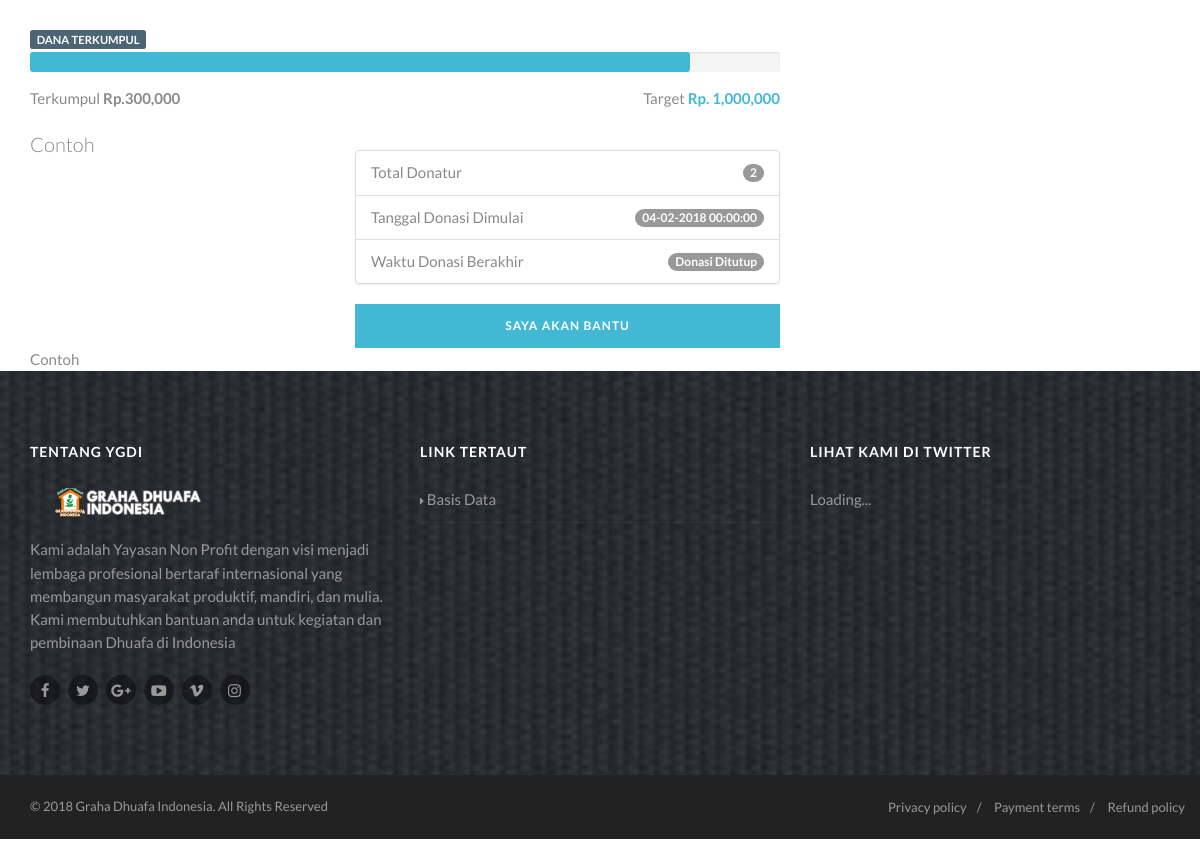
/public/detail/contoh-event (lower part), run on an earlier commit of the app's database.
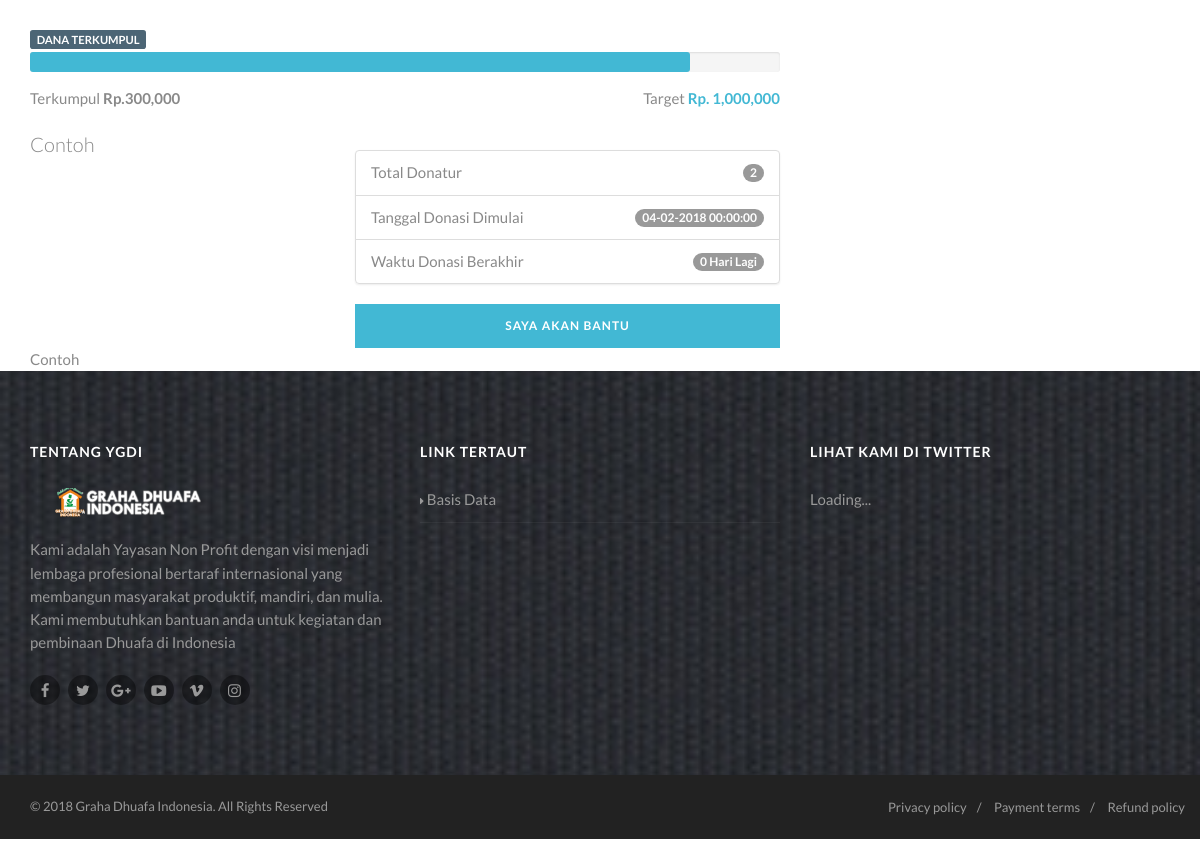
And on a later commit of the database.
### tables this page shows
CREATE TABLE IF NOT EXISTS `event` (
`id_event` int(11) NOT NULL,
  `slug` varchar(50) NOT NULL,
  `judul` varchar(100) NOT NULL,
  `deskripsi` text NOT NULL,
  `rangkuman` varchar(250) NOT NULL,
  `gambar` varchar(40) NOT NULL,
  `target_biaya` double NOT NULL,
  `mulai_acara` datetime NOT NULL,
  `selesai_acara` datetime NOT NULL,
  `mulai_donasi` datetime NOT NULL,
  `selesai_donasi` datetime NOT NULL,
  `dibuat` datetime NOT NULL DEFAULT CURRENT_TIMESTAMP,
  `id_admin` int(11) NOT NULL
);

### application/libraries/Template.php (called while the page is built, shortened)
<?php
class Template {
  public $ci;
  public function __construct()
  {
    $obj =& get_instance();
    $this->ci = $obj;
  }
  function diffdays($date_1 , $date_2 , $differenceFormat = '%a' )
  {
      $datetime1 = date_create($date_1);
      $datetime2 = date_create($date_2);
      $interval = date_diff($datetime1, $datetime2);
      return $interval->format($differenceFormat);
  }
  public function setTemplate($content,$addons="",$header="",$footer="",$js="",$css="")
  {
    $data = array();
    $data["data"] = $addons;
    $galeri = $this->ci->config->item("galeri");
    $data["data"]["galeri"] = $galeri->result();
    $resCSS = $this->ci->config->item("css");
    $resJS = $this->ci->config->item("js");
    if($js == "" && $css == ""){
      $data["css"] =  $resCSS;
      $data["js"] =   $resJS;
    }else{
      $data["css"] = $js;
      $data["js"] = $css;
    }
    if($header == "" && $footer == ""){
      $this->ci->load->view($content,$data);
    }else{
      $this->ci->load->view($header,$data);
      $this->ci->load->view($content,$data);
      $this->ci->load->view($footer,$data);
    }
  }
}

### application/controllers/public/Detail.php (called while the page is built, shortened)
<?php
class Detail extends CI_Controller{
  function page($slug = "")
  {
    if($slug != ""){
      $resCSS = $this->config->item("css");
      $resJS = $this->config->item("js");
      array_push($resJS,base_url("assets/js/detail.js"));
      $eventdetail = $this->event->find(array("slug"=>$slug));
      if($eventdetail->num_rows() > 0){
        $nowdate = date("Y-m-d H:i:s");
        $eventselanjutnya = $this->event->find(array("mulai_acara >="=>$nowdate));
        $this->template->setTemplate("public/deskripsi",array("judul"=>$eventdetail->row()->judul,"event_upcoming"=>$eventselanjutnya->result(),"slug"=>$slug,"event"=>$eventdetail->row()),"themepublic/header","themepublic/footer",$resCSS,$resJS);
      }else{
        redirect(base_url("notfound"));
      }
    }else{
      redirect(base_url("notfound"));
    }
  }
}

### index.php (called while the page is built, shortened)
<?php
require_once BASEPATH.'core/CodeIgniter.php';

### application/models/Galeri.php (called while the page is built, shortened)
<?php
class Galeri extends CI_Model{
  function find($value='')
  {
    if($value != ""){
      return $this->db->get_where("galeri",$value);
    }else{
      return $this->db->get("galeri");
    }
  }
}

### application/config/siteconfig.php (called while the page is built, shortened)
<?php
$obj =& get_instance();
$galeri = $obj->galeri->find();

### application/models/Event.php (called while the page is built, shortened)
<?php
class Event extends CI_Model{
  public $limit = 4;
  function find($value='')
  {
    if($value != ""){
      return $this->db->limit($this->limit,0)->order_by("id_event","desc")->where($value)->get("event");
    }else{
      return $this->db->limit($this->limit,0)->order_by("id_event","desc")->get("event");
    }
  }
  function eventdonasi($value = "",$status = 1){
    if($value != ""){
      return $this->db->select("*")->from("event a")->join("event_donasi b","a.id_event = b.id_event")->where("b.status",$status)->where($value)->get();
    }else{
      return $this->db->select("*")->from("event a")->join("event_donasi b","a.id_event = b.id_event")->where("b.status",$status)->get();
    }
  }
}

### application/views/public/deskripsi.php (the view, shortened to what this page needs)
<div class="content">
    <div class="container">
        <div class="row">
            <div id="konten" class="col-md-8 content-block">
                <?php
                  $dataEvent = $this->event->eventdonasi(array("slug"=>$data["slug"]));
                  $total = 0;
                  foreach ($dataEvent->result() as $key => $value) {
                    $total = $total +  $value->total_donasi;
                  }
                  $persentasi = ($total*100)/$data["event"]->target_biaya;
                  $diffdays = $this->template->diffdays(date("Y-m-d H:i:s"),$data["event"]->selesai_donasi);
                ?>
                  <span class="label label-default">Dana Terkumpul</span>
                  <div class="progress">
                        <div style="width: 88%;" class="progress-bar progress-bar-primary" data-appear-progress-animation="<?= $persentasi ?>%" data-appear-animation-delay="100"> <span class="progress-bar-tooltip"><?= $persentasi ?>%</span> </div>
                  </div>
                  <div class="pull-left">Terkumpul <strong>Rp.<?= number_format($total) ?></strong></div>
                  <div class="pull-right">Target <strong class="accent-color">Rp. <?= number_format($data["event"]->target_biaya) ?></strong></div>
                  <div class="spacer-20"></div>
                  <div class="row">
                    <div class="col-md-5 col-sm-5">
                      <p class="lead"><?= $data["event"]->rangkuman ?></p>
                    </div>
                      <div class="col-md-7 col-sm-7">
                          <ul class="list-group">
                          <li class="list-group-item">Total Donatur<span class="badge">2</span></li>
                          <li class="list-group-item">Tanggal Donasi Dimulai <span class="badge"><?= date("d-m-Y H:i:s",strtotime($data["event"]->mulai_donasi)) ?></span></li>
                          <li class="list-group-item">Waktu Donasi Berakhir <span class="badge"><?= (strtotime(date("Y-m-d H:i:s")) < strtotime($data["event"]->selesai_donasi))?$diffdays." Hari Lagi":"Donasi Ditutup" ?> </span></li>
                        </ul>
                          <button type="button" class="btn btn-primary btn-block" id="donasi" data-id="<?= $data["event"]->id_event ?>">Saya Akan Bantu</button>
                      </div>
                  </div>
                  <?= $data["event"]->deskripsi ?>
              </div>
          </div>
      </div>
  </div>

### application/views/themepublic/header.php (shortened to what this page needs)
<!DOCTYPE HTML>
<html class="no-js">
<head>
  <?php
    foreach ($css as $key => $value) {
        printf("<link href='%s' rel='stylesheet' type='text/css'>\n", $value);
    }
  ?>
</head>
<body class="home">
<div class="body">
    <div id="main-container">

### application/views/themepublic/footer.php (shortened to what this page needs)
</div>
<div class="site-footer parallax parallax3" style="background-image:url(<?= base_url("assets/patterns/pt14.jpg") ?>)">
  <div class="container">
      <div class="row">
          <div class="col-md-4 col-sm-4">
              <div class="widget footer_widget">
                  <h4 class="widgettitle">Tentang YGDI</h4>
                    <p><img src="images/logo.png" alt=""></p>
                    <p>Kami adalah Yayasan Non Profit dengan visi menjadi lembaga profesional bertaraf internasional yang membangun masyarakat produktif, mandiri, dan mulia. Kami membutuhkan bantuan anda untuk kegiatan dan pembinaan Dhuafa di Indonesia</p>
                    <ul class="social-icons-rounded social-icons-colored">
                        <li class="facebook"><a href="<?= $this->config->item("fb") ?>"><i class="fa fa-facebook-f"></i></a></li>
                        <li class="twitter"><a href="<?= $this->config->item("twitter") ?>"><i class="fa fa-twitter"></i></a></li>
                        <li class="googleplus"><a href="<?= $this->config->item("google") ?>"><i class="fa fa-google-plus"></i></a></li>
                        <li class="youtube"><a href="<?= $this->config->item("youtube") ?>"><i class="fa fa-youtube-play"></i></a></li>
                        <li class="vimeo"><a href="<?= $this->config->item("vimeo") ?>"><i class="fa fa-vimeo"></i></a></li>
                        <li class="instagram"><a href="<?= $this->config->item("instagram") ?>"><i class="fa fa-instagram"></i></a></li>
                    </ul>
                </div>
            </div>
          <div class="col-md-4 col-sm-4">
              <div class="widget footer_widget widget_links">
                  <h4 class="widgettitle">Link Tertaut</h4>
                    <ul>
                      <li><a href="#">Basis Data</a></li>
                    </ul>
                </div>
            </div>
          <div class="col-md-4 col-sm-4">
              <div class="widget footer_widget">
                  <h4 class="widgettitle">Lihat Kami Di Twitter</h4>
                    <div class="twitter-widget" data-tweets-count="2"></div>
                </div>
            </div>
        </div>
    </div>
</div>
<div class="site-footer-bottom">
  <div class="container">
      <div class="row">
          <div class="col-md-6 col-sm-6">
              <div class="copyrights-col-left">
                  <p>&copy; 2018 Graha Dhuafa Indonesia. All Rights Reserved</p>
                </div>
            </div>
          <div class="col-md-6 col-sm-6"></div>
              <div class="copyrights-col-right">
                  <ul class="footer-menu">
                      <li><a href="privacy-policy.html">Privacy policy</a></li>
                      <li><a href="payment-terms.html">Payment terms</a></li>
                      <li><a href="refund-policy.html">Refund policy</a></li>
                    </ul>
                </div>
        </div>
    </div>
</div>
</div>
<?php
  foreach ($js as $key => $value) {
      printf("<script src='%s'></script>\n",$value);;
  }
?>
</body>
</html>

### assets/colors/color1.css (style rules this page uses)
a, .text-primary, .btn-primary .badge, .btn-link,a.list-group-item.active > .badge,.nav-pills > .active > a > .badge, p.drop-caps:first-child:first-letter, .accent-color, .nav-np .next:hover, .nav-np .prev:hover, .basic-link, .pagination > li > a:hover,.pagination > li > span:hover,.pagination > li > a:focus,.pagination > li > span:focus, .icon-box-inline span, .pricing-column h3, .post .post-title a:hover, a, .post-actions .comment-count a:hover, .pricing-column .features a:hover, a:hover, .list-group-item a:hover, .icon-box.ibox-plain .ibox-icon i,.icon-box.ibox-plain .ibox-icon img, .icon-box.ibox-border .ibox-icon i,.icon-box.ibox-border .ibox-icon img, address strong, ul.checks > li > i, ul.angles > li > i, ul.carets > li > i, ul.chevrons > li > i, ul.icons > li > i, .widget li .meta-data a:hover, .sort-source li.active a, #menu-toggle:hover, .footer-menu li a:hover, .megamenu-sub-title i, .dd-menu .megamenu-container ul li a:hover, .fact-ico, .widget_categories ul li a:hover, .widget_archive ul li a:hover, .widget_recent_entries ul li a:hover, .widget_recent_entries ul li a:hover, .widget_recent_comments ul li a:hover, .widget_links ul li a:hover, .widget_meta ul li a:hover, .widget.recent_posts ul li h5 a:hover, .testimonial-block blockquote:before, .testimonial-info strong, .header-style2 .dd-menu > li:hover > a, .header-style3 .dd-menu > li:hover > a, .widget_links ul li.active a, .causes-list-item h4 a, .urgent-cause .post-title a, .site-footer .sp-links:hover strong, .header-info-col i, .flex-caption-cause h3 a, .dd-menu > li > a > i, .cause-target, .owl-carousel .blog-grid-item h3 a:hover, .sticky .dd-menu > li:hover > a > i, .header-style2 .dd-menu > li:hover > a > i, .header-style3 .dd-menu > li:hover > a > i { color:#42b8d4; }
p.drop-caps.secondary:first-child:first-letter, .accent-bg, .btn-primary, .btn-primary.disabled, .btn-primary[disabled], fieldset[disabled] .btn-primary, .btn-primary.disabled:hover, .btn-primary[disabled]:hover, fieldset[disabled] .btn-primary:hover, .btn-primary.disabled:focus, .btn-primary[disabled]:focus, fieldset[disabled] .btn-primary:focus, .btn-primary.disabled:active, .btn-primary[disabled]:active, fieldset[disabled] .btn-primary:active, .btn-primary.disabled.active, .btn-primary[disabled].active, fieldset[disabled] .btn-primary.active, .dropdown-menu > .active > a, .dropdown-menu > .active > a:hover, .dropdown-menu > .active > a:focus, .nav-pills > li.active > a, .nav-pills > li.active > a:hover, .nav-pills > li.active > a:focus, .pagination > .active > a, .pagination > .active > span, .pagination > .active > a:hover, .pagination > .active > span:hover, .pagination > .active > a:focus, .pagination > .active > span:focus, .label-primary, .progress-bar-primary, a.list-group-item.active, a.list-group-item.active:hover, a.list-group-item.active:focus, .panel-primary > .panel-heading, .carousel-indicators .active, .flex-control-nav a:hover, .flex-control-nav a.flex-active, .media-box .media-box-wrapper, .icon-box.icon-box-style1:hover .ico, .owl-theme .owl-page.active span, .owl-theme .owl-controls.clickable .owl-page:hover span, .ibox-effect.ibox-dark .ibox-icon i:hover,.ibox-effect.ibox-dark:hover .ibox-icon i,.ibox-border.ibox-effect.ibox-dark .ibox-icon i:after, .icon-box .ibox-icon i,.icon-box .ibox-icon img, .icon-box .ibox-icon i,.icon-box .ibox-icon img, .icon-box.ibox-dark.ibox-outline:hover .ibox-icon i, .pricing-column.highlight h3, #back-to-top:hover, .widget_donations, .fblock-image-overlay, .overlay-accent, .page-banner, .tag-cloud a:hover, .nav-tabs > li.active > a, .nav-tabs > li.active > a:hover, .nav-tabs > li.active > a:focus, .accordion-heading .accordion-toggle.active, .predefined-amount li label.selected, .donation-choice-breaker, .event-date, .featured-links, hr.sm, hr.sm:before, hr.sm:after, .gallery-updates, .block-title:before, .block-title:after, .widgettitle:before, .widgettitle:after, .timer-col.count-days { background-color: #42b8d4; }

What changed in the data, as far as the page shows it:
changed event "Contoh": selesai_donasi (not shown) → "0"
Also different on the page:
text no longer shown: "Donasi Ditutup"
text now shown: "Hari Lagi"
